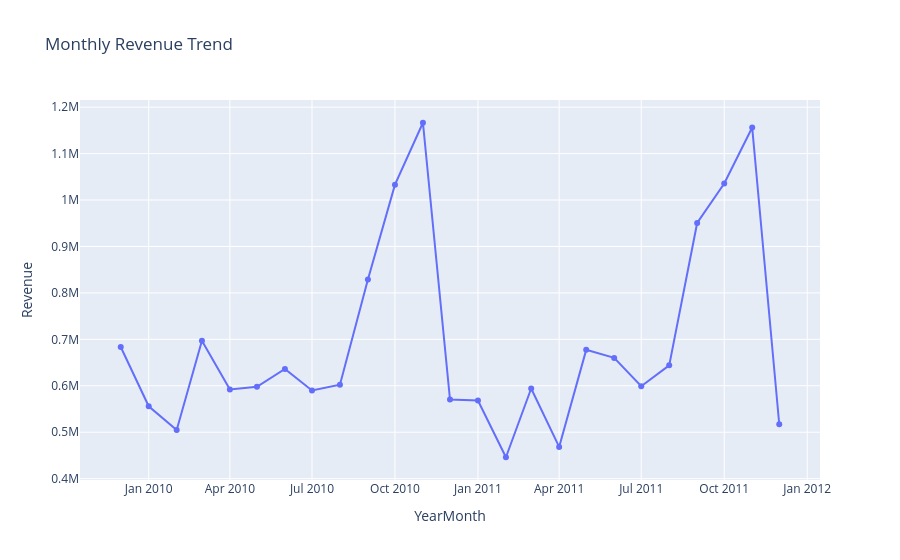

Notebook cell for this chart:
### Code cell
# Monthly revenue trend
monthly_rev = df.groupby('YearMonth', as_index=False)['Revenue'].sum()

fig = px.line(
    monthly_rev,
    x='YearMonth',
    y='Revenue',
    markers=True,
    title='Monthly Revenue Trend'
)

fig.show()

### Figure 1 — Plotly figure (JSON) as saved in the notebook; plotly's stock layout.template omitted (floating-point values rounded to 4 significant figures)
{"data": [{"hovertemplate": "YearMonth=%{x}<br>Revenue=%{y}<extra></extra>", "legendgroup": "", "line": {"color": "#636efa", "dash": "solid"}, "marker": {"symbol": "circle"}, "mode": "lines+markers", "name": "", "orientation": "v", "showlegend": false, "type": "scatter", "x": ["2009-12", "2010-01", "2010-02", "2010-03", "2010-04", "2010-05", "2010-06", "2010-07", "2010-08", "2010-09", "2010-10", "2010-11", "2010-12", "2011-01", "2011-02", "2011-03", "2011-04", "2011-05", "2011-06", "2011-07", "2011-08", "2011-09", "2011-10", "2011-11", "2011-12"], "xaxis": "x", "y": [683500.0, 555800.0, 504600.0, 697000.0, 592000.0, 597800.0, 636400.0, 589700.0, 602200.0, 829000.0, 1033000.0, 1166000.0, 570400.0, 568100.0, 446100.0, 594100.0, 468400.0, 677400.0, 660000.0, 599000.0, 644100.0, 950700.0, 1036000.0, 1156000.0, 517200.0], "yaxis": "y"}], "layout": {"legend": {"tracegroupgap": 0}, "title": {"text": "Monthly Revenue Trend"}, "xaxis": {"anchor": "y", "domain": [0, 1], "title": {"text": "YearMonth"}}, "yaxis": {"anchor": "x", "domain": [0, 1], "title": {"text": "Revenue"}}}}
